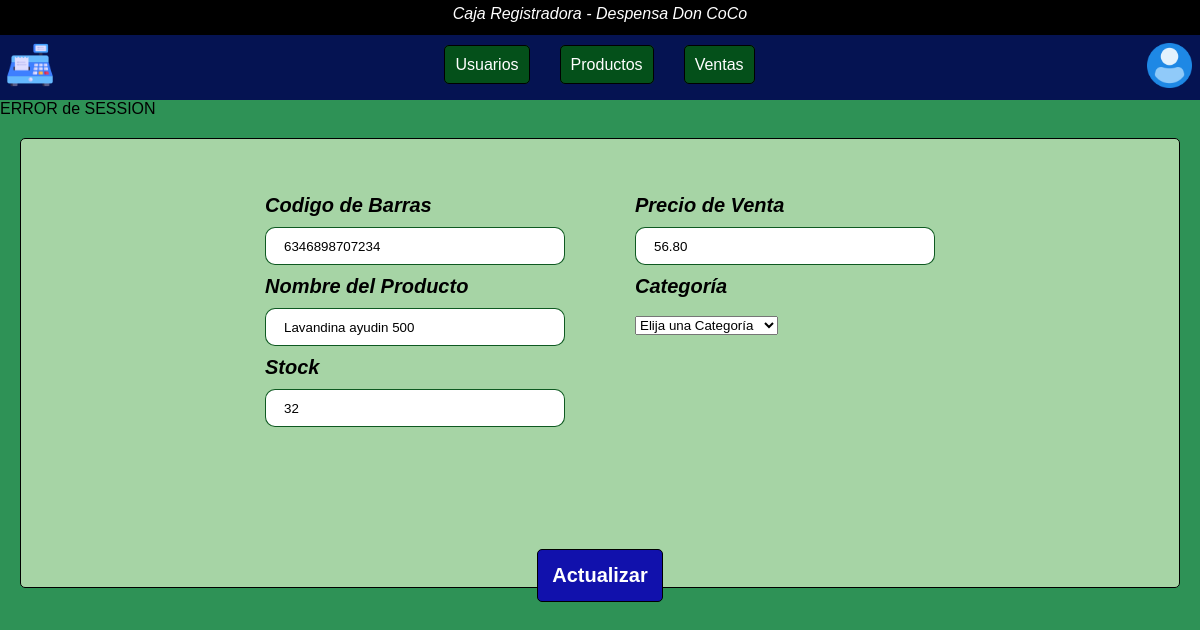
Screenshot of /php/products_modify.php?id=5 with the database file from the repository.
### tables this page shows
CREATE TABLE `Productos` (
  `Id_producto` int(11) NOT NULL,
  `Cod_Barras` varchar(70) NOT NULL,
  `Nombre` varchar(70) NOT NULL,
  `Stock` int(11) NOT NULL,
  `Precio_Venta` decimal(10,2) NOT NULL,
  `Categoria` varchar(70) NOT NULL
);

### php/products_modify.php (the view, shortened to what this page needs)
<?php
include ('connection.php');
if (isset($_GET['id'])){
    $id = trim($_GET['id']);
    $sql_prod = "SELECT * FROM Productos
    WHERE Id_producto = $id";
    $result = $conn->query($sql_prod);
    if ($result->num_rows == 1){
        $row = $result->fetch_assoc();
        $code = $row['Cod_Barras'];
        $pro = $row['Nombre'];
        $stock = $row['Stock'];
        $price = $row['Precio_Venta'];
        $type = $row['Categoria'];
    }
}
?>
<!DOCTYPE html>
<html lang="en">
<head>
    <link rel="stylesheet" href="../css/products.css">
    <link rel="stylesheet" href="../css/header.css">
</head>
<body>
    <?php require('header.php');?>
    <main>
        <?php
        if (isset($_SESSION['nombre']) && isset($_SESSION['tipo'])) {
            $user = $_SESSION['nombre'];
            $type = $_SESSION['tipo'];
            echo "Usuario: $type<br>";
            echo "Bienvenido: $user";
        } else {
            echo "ERROR de SESSION";
        }
        ?>
        <div class="content-prod">
            <form class="form-prod" action="products_modify.php?id=<?php echo $_GET['id'];?>" method="POST">
                <div class="caja1">
                    <label class="label" for="code">Codigo de Barras</label>
                    <input class="input" type="text" name="code" id="code" value="<?php echo $code?>" placeholder="Escriba el Código" maxlength="30" required/>
                    <label class="label" for="products">Nombre del Producto</label>
                    <input class="input" type="text" name="products" id="products" value="<?php echo $pro?>" placeholder="Ingrese Articulo" maxlength="50" required/>
                    <label class="label" for="stock">Stock</label>
                    <input class="input" type="text" name="stock" id="stock" value="<?php echo $stock?>" placeholder="Ingrese la Cantidad" maxlength="15" required/>
                </div>
                <div class="caja2">
                    <label class="label" for="price">Precio de Venta</label>
                    <input class="input" type="text" name="price" id="price" value="<?php echo $price?>" placeholder="Ingrese un Precio" maxlength="15" required/>
                    <label class="label" for="select">Categoría</label><br><br>
                    <select class="" name="category" id="select" value="<?php echo $type?>">
                        <option value="select" disabled selected >Elija una Categoría</option>
                    </select>
                </div>
                <div class="btns">
                    <button class="btn-blue"  type="submit" name="modify">Actualizar</button>
                </div>
            </form>
        </div>
    </main>
</body>
</html>

### css/products.css (style rules this page uses)
.content-prod { background-color: #a6d4a5; height: 450px; margin: 20px 20px; border-radius: 5px; border: 1px solid; position: relative; }
.form-prod { display: flex; justify-content: center; align-items: center; width: 60%; height: 300px; margin: auto; margin-top: 40px; padding: 10px; }
.caja1 { width: 350px; height: 300px; margin: 20px; padding: 15px; }
.caja2 { width: 350px; height: 300px; margin: 20px; padding: 15px; }
.label { font-style: italic; font-size: 20px; font-weight: bold; }
.input { width: 300px; height: 35px; padding: 18px; margin-top: 10px; margin-bottom: 10px; border: 1px solid #055318f5; border-radius: 10px; }
.btns { position: absolute; top: 400px; }
.btn-blue { background-color: rgb(17, 17, 172); color: #FFF; font-size: 20px; font-weight: bold; padding: 14px; margin: 10px; border: 1px solid black; border-radius:5px ; cursor: pointer; }

### css/header.css (style rules this page uses)
* { padding: 0; margin: 0; box-sizing: border-box; }
body { background-color: #2E9256; font-family: Verdana, Geneva, Tahoma, sans-serif; }

### rows the page displays
productos: code "6346898707234", products "Lavandina ayudin 500", stock "32", price "56.80"
